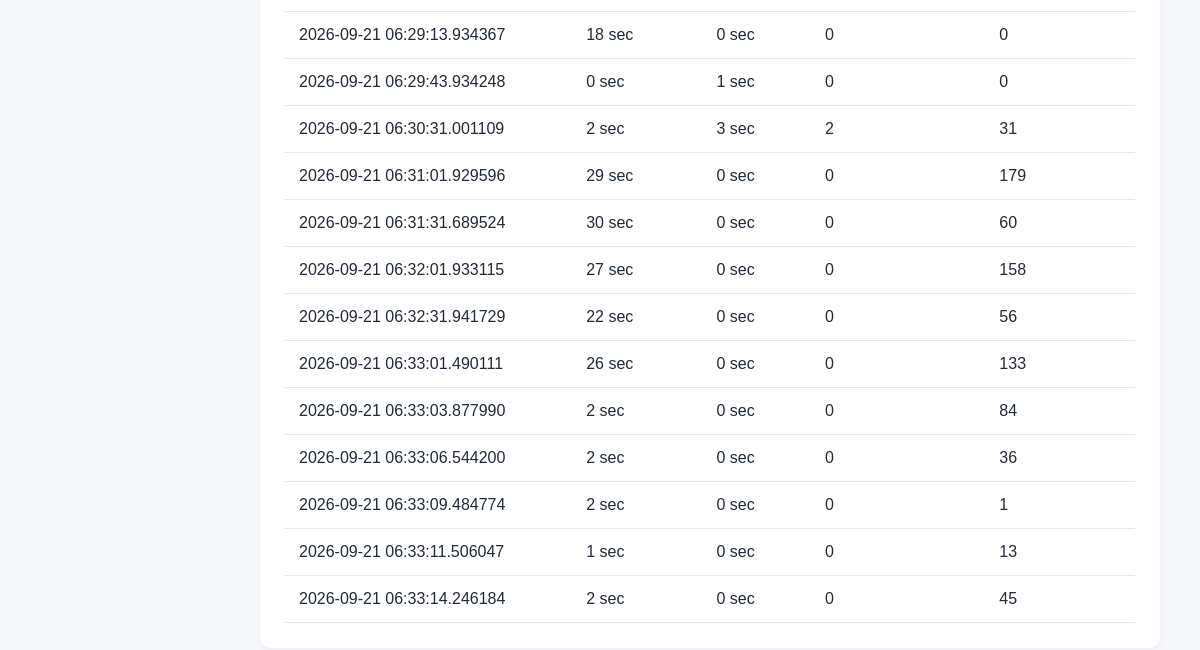
The app's page /employee/activity-history (signed in, lower part), older data.
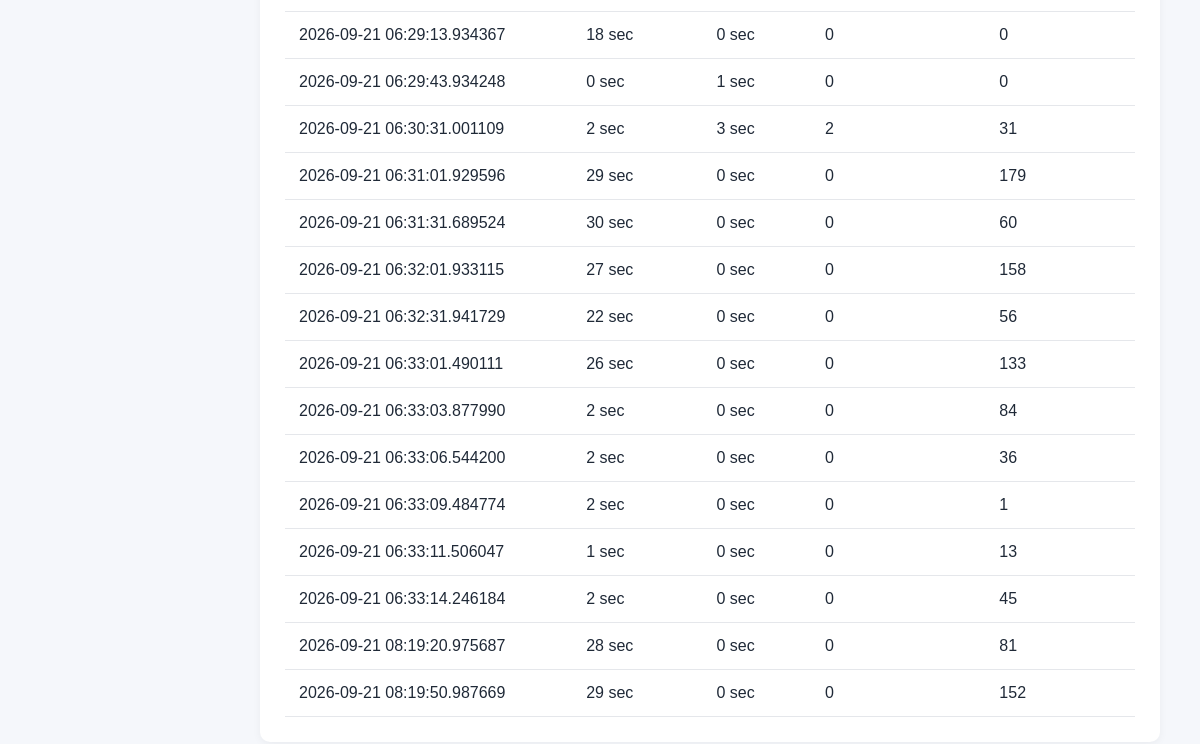
The same page, newer data.
### models/activity.py (models this page shows)
class ActivityLog(db.Model):
    __tablename__ = "activity_logs"
    id = db.Column(db.Integer, primary_key=True)
    employee_id = db.Column(
        db.Integer,
        db.ForeignKey("users.id"),
        nullable=False
    )
    session_id = db.Column(
        db.Integer,
        db.ForeignKey("work_sessions.id"),
        nullable=False
    )
    timestamp = db.Column(
        db.DateTime,
        nullable=False,
        default=db.func.current_timestamp()
    )
    active_seconds = db.Column(
        db.Integer,
        nullable=False,
        default=0
    )
    idle_seconds = db.Column(
        db.Integer,
        nullable=False,
        default=0
    )
    keyboard_events = db.Column(
        db.Integer,
        nullable=False,
        default=0
    )
    mouse_events = db.Column(
        db.Integer,
        nullable=False,
        default=0
    )
    is_anomaly = db.Column(
        db.Boolean,
        nullable=False,
        default=False
    )
    anomaly_score = db.Column(
        db.Float,
        nullable=True
    )
    employee = db.relationship(
        "User",
        backref=db.backref("activity_logs", lazy=True)
    )
    session = db.relationship(
        "WorkSession",
        backref=db.backref(
            "activity_logs",
            lazy=True,
            cascade="all, delete-orphan"
        )
    )

### routes/dashboard.py (the view)
@dashboard_bp.route("/employee/activity-history")
@login_required
@role_required("employee")
def employee_activity_history():
    from models.activity import ActivityLog
    activities = ActivityLog.query.filter_by(
        employee_id=current_user.id
    ).all()
    return render_template(
        "employee_activity_history.html",
        activities=activities
    )

### app.py (called while the page is built)
def create_app():
    app = Flask(__name__)
    app.config.from_object(Config)
    db.init_app(app)
    app.register_blueprint(auth_bp)
    app.register_blueprint(dashboard_bp)
    login_manager = LoginManager()
    login_manager.init_app(app)
    login_manager.login_view = "login"
    login_manager.login_message_category = "warning"
    @login_manager.user_loader
    def load_user(user_id):
        return db.session.get(User, int(user_id))
    @app.route("/")
    def home():
        return redirect(url_for("auth.login"))
    with app.app_context():
        db.create_all()
    return app

### routes/dashboard.py (called while the page is built)
def role_required(role):
    def decorator(function):
        @wraps(function)
        def wrapped_function(*args, **kwargs):
            if current_user.role != role:
                flash("You are not authorized to access this page.", "danger")
                return redirect(url_for("dashboard.employee_dashboard"))
            return function(*args, **kwargs)
        return wrapped_function
    return decorator

### templates/employee_activity_history.html (shortened to what this page needs)
<!DOCTYPE html>
<html lang="en">
<head>
</head>
<body>
    <main class="main">
        <div class="card">
            <table>
                <tbody>
                    {% for activity in activities %}
                    <tr>
                        <td>{{ activity.timestamp }}</td>
                        <td>{{ activity.active_seconds }} sec</td>
                        <td>{{ activity.idle_seconds }} sec</td>
                        <td>{{ activity.keyboard_events }}</td>
                        <td>{{ activity.mouse_events }}</td>
                    </tr>
                    {% else %}
                    <tr>
                        <td colspan="5" class="empty">
                            No activity history recorded yet.
                        </td>
                    </tr>
                    {% endfor %}
                </tbody>
            </table>
        </div>
    </main>
</body>
</html>

### templates/employee_activity_history.html (style rules this page uses)
* { box-sizing: border-box; margin: 0; padding: 0; font-family: Arial, sans-serif; }
body { background: #f5f7fb; color: #1f2937; }
.main { margin-left: 220px; padding: 40px; }
.card { background: white; padding: 25px; border-radius: 10px; box-shadow: 0 2px 8px rgba(0,0,0,0.05); }
table { width: 100%; border-collapse: collapse; margin-top: 20px; }

Row changes from the older to the newer data that the page shows:
added ActivityLog: timestamp "2026-09-21 08:19:20.975687", active_seconds "28", idle_seconds "0", keyboard_events "0", mouse_events "81"
added ActivityLog: timestamp "2026-09-21 08:19:50.987669", active_seconds "29", idle_seconds "0", keyboard_events "0", mouse_events "152"
